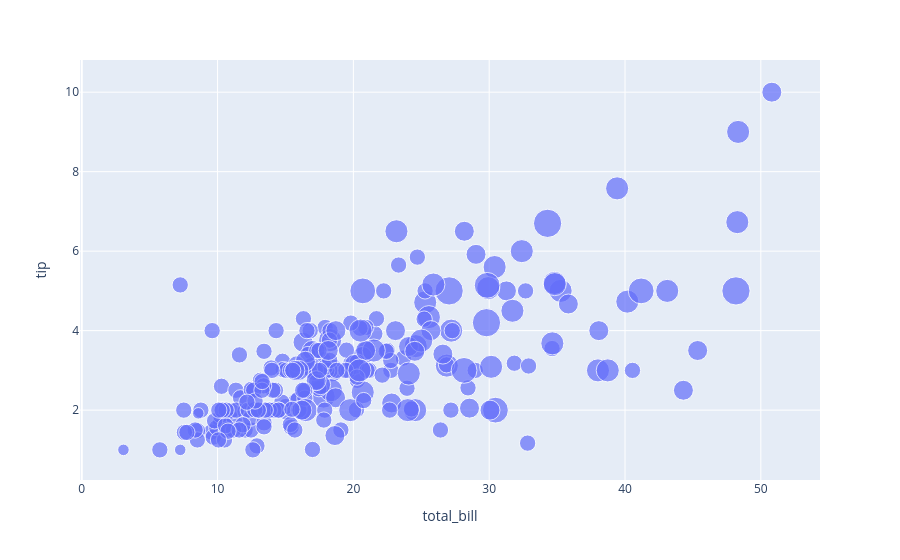

This figure's notebook cell:
### Code cell
fig = px.scatter(
 tips,
 x="total_bill",
 y="tip",
 size="size"
)
fig.show()

### Figure 1 — Plotly figure (JSON) as saved in the notebook; plotly's stock layout.template omitted (floating-point values rounded to 4 significant figures; data arrays with more than 128 entries replaced by an {"elided": "..."} marker saying what was removed)
{"data": [{"hovertemplate": "total_bill=%{x}<br>tip=%{y}<br>size=%{marker.size}<extra></extra>", "legendgroup": "", "marker": {"color": "#636efa", "size": {"elided": "244 int values"}, "sizemode": "area", "sizeref": 0.015, "symbol": "circle"}, "mode": "markers", "name": "", "orientation": "v", "showlegend": false, "type": "scatter", "x": {"elided": "244 float values"}, "xaxis": "x", "y": {"elided": "244 float values"}, "yaxis": "y"}], "layout": {"legend": {"itemsizing": "constant", "tracegroupgap": 0}, "margin": {"t": 60}, "xaxis": {"anchor": "y", "domain": [0, 1], "title": {"text": "total_bill"}}, "yaxis": {"anchor": "x", "domain": [0, 1], "title": {"text": "tip"}}}}
